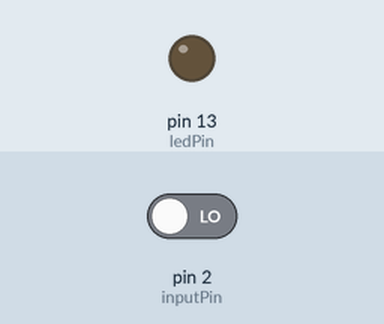
Simulated run of this sketch. Board: Arduino Uno, built with avr-gcc and run on an emulated ATmega328P. On the bench: output pins drawn as LEDs (lit = HIGH). The inputs (shaded band) are chosen by the test bench; at power-on: pin 2 (inputPin) LOW.

Above: at 1.2 s.
1.3 s: pin 2 (inputPin) driven HIGH
At 2.0 s:
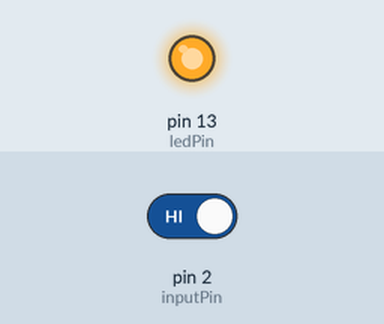
Timing chart, 0 to 4.3 s (numbered marks = the images above; inputs shaded):
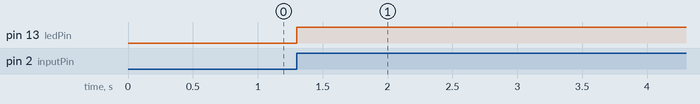

Measured:
- after the input at 1.3 s, pin 13 (ledPin): LOW → HIGH at once

The sketch:

ConditionalStatements.ino
```cpp
/*
 Pushbutton sketch
 a switch connected to pin 2 lights the LED on pin 13
 */

const int ledPin = 13;
const int inputPin = 2;
void setup() {
  pinMode(ledPin, OUTPUT);
  pinMode(inputPin, INPUT);
}
// choose the pin for the LED
// choose the input pin (for a pushbutton)
// declare LED pin as output
// declare pushbutton pin as input
void loop(){
  int val = digitalRead(inputPin);
  if (val == HIGH)
  {
    digitalWrite(ledPin, HIGH);
  }
}
```
